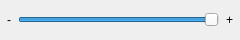
<?xml version="1.0" encoding="UTF-8"?>
<ui version="4.0">
 <class>ScxmlEditor::Common::NavigatorSlider</class>
 <widget class="QFrame" name="ScxmlEditor::Common::NavigatorSlider">
  <property name="geometry">
   <rect>
    <x>0</x>
    <y>0</y>
    <width>240</width>
    <height>40</height>
   </rect>
  </property>
  <property name="windowTitle">
   <string>Frame</string>
  </property>
  <property name="frameShape">
   <enum>QFrame::NoFrame</enum>
  </property>
  <property name="frameShadow">
   <enum>QFrame::Plain</enum>
  </property>
  <layout class="QHBoxLayout" name="horizontalLayout">
   <property name="spacing">
    <number>0</number>
   </property>
   <property name="leftMargin">
    <number>0</number>
   </property>
   <property name="topMargin">
    <number>0</number>
   </property>
   <property name="rightMargin">
    <number>0</number>
   </property>
   <property name="bottomMargin">
    <number>0</number>
   </property>
   <item>
    <widget class="QFrame" name="m_innerFrame">
     <property name="frameShape">
      <enum>QFrame::NoFrame</enum>
     </property>
     <property name="frameShadow">
      <enum>QFrame::Plain</enum>
     </property>
     <layout class="QHBoxLayout" name="horizontalLayout_2">
      <property name="spacing">
       <number>0</number>
      </property>
      <property name="leftMargin">
       <number>0</number>
      </property>
      <property name="topMargin">
       <number>0</number>
      </property>
      <property name="rightMargin">
       <number>0</number>
      </property>
      <property name="bottomMargin">
       <number>0</number>
      </property>
      <item>
       <widget class="QToolButton" name="m_zoomOut">
        <property name="text">
         <string>-</string>
        </property>
        <property name="icon">
         <iconset>
          <normaloff>:/scxmleditor/images/minus.png</normaloff>:/scxmleditor/images/minus.png</iconset>
        </property>
        <property name="autoRepeat">
         <bool>true</bool>
        </property>
        <property name="autoRepeatDelay">
         <number>200</number>
        </property>
        <property name="autoRepeatInterval">
         <number>10</number>
        </property>
        <property name="toolButtonStyle">
         <enum>Qt::ToolButtonTextOnly</enum>
        </property>
        <property name="autoRaise">
         <bool>true</bool>
        </property>
       </widget>
      </item>
      <item>
       <widget class="QSlider" name="m_slider">
        <property name="minimum">
         <number>0</number>
        </property>
        <property name="maximum">
         <number>100</number>
        </property>
        <property name="value">
         <number>100</number>
        </property>
        <property name="sliderPosition">
         <number>100</number>
        </property>
        <property name="orientation">
         <enum>Qt::Horizontal</enum>
        </property>
        <property name="invertedAppearance">
         <bool>false</bool>
        </property>
       </widget>
      </item>
      <item>
       <widget class="QToolButton" name="m_zoomIn">
        <property name="text">
         <string>+</string>
        </property>
        <property name="icon">
         <iconset>
          <normaloff>:/scxmleditor/images/plus.png</normaloff>:/scxmleditor/images/plus.png</iconset>
        </property>
        <property name="autoRepeat">
         <bool>true</bool>
        </property>
        <property name="autoRepeatDelay">
         <number>200</number>
        </property>
        <property name="autoRepeatInterval">
         <number>10</number>
        </property>
        <property name="toolButtonStyle">
         <enum>Qt::ToolButtonTextOnly</enum>
        </property>
        <property name="autoRaise">
         <bool>true</bool>
        </property>
       </widget>
      </item>
     </layout>
    </widget>
   </item>
  </layout>
 </widget>
 <resources/>
 <connections/>
</ui>
